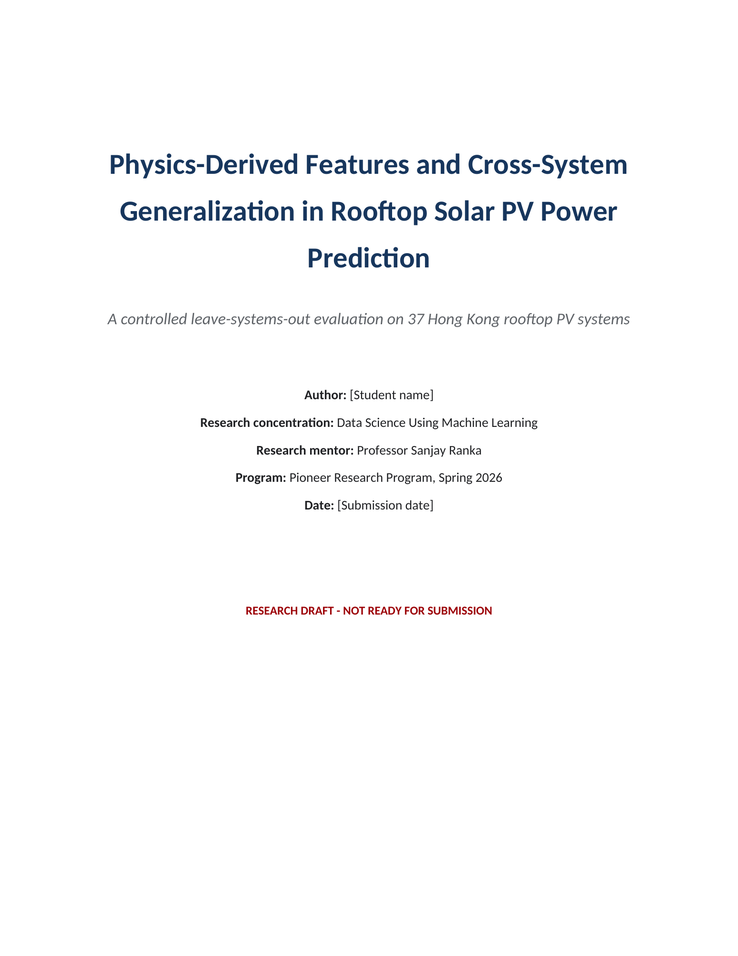
#> input picture tmp/rendered_paper/page-1.png, 738 x 956 px, shrunk from 1547 x 2002 before the run; its folder holds only this picture in this run
$ python make_contact_sheets.py
#> lines starting #> are read from the running program, lines starting #| are printed output that depends on the picture
from pathlib import Path
import sys
from PIL import Image, ImageDraw, ImageFont

src = Path(sys.argv[1]) if len(sys.argv) > 1 else Path("tmp/rendered_paper")
out = src / "contact_sheets"
out.mkdir(exist_ok=True)
font = ImageFont.truetype("/System/Library/Fonts/Supplemental/Arial Bold.ttf", 26)
pages = sorted(src.glob("page-*.png"), key=lambda p: int(p.stem.split("-")[-1]))

for i in range(0, len(pages), 2):
    group = pages[i:i+2]
    images = [Image.open(p).convert("RGB") for p in group]
#> images = 1 item
    width = sum(img.width for img in images) + 30 * (len(images) + 1)
#> width = 798
    height = max(img.height for img in images) + 80
#> height = 1036
    sheet = Image.new("RGB", (width, height), "#D9DDE3")
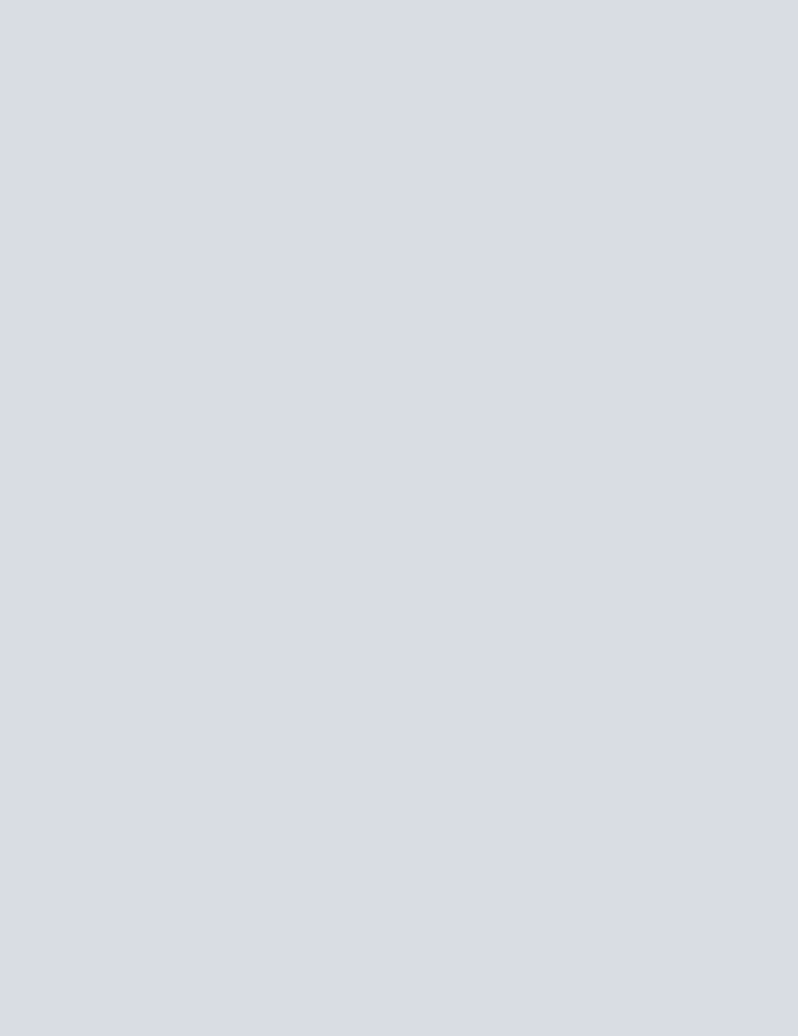
#> sheet: PIL image 798x1036 RGB; mean R, G, B 217, 221, 227
    draw = ImageDraw.Draw(sheet)
    x = 30
    for path, img in zip(group, images):
        draw.text((x, 12), path.stem.replace("-", " ").title(), font=font, fill="#202124")
        sheet.paste(img, (x, 60))
        x += img.width + 30
#> this loop made 1 pass
#> x on pass 1: 798
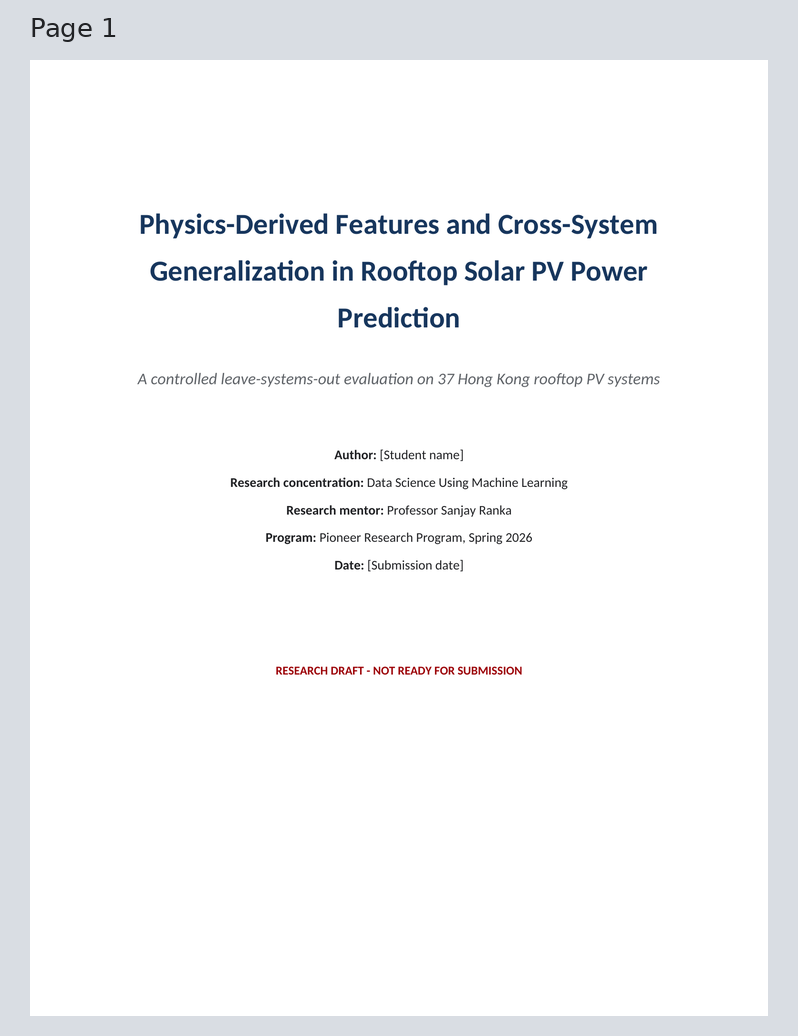
#> sheet: PIL image 798x1036 RGB; mean R, G, B 245.6, 246.4, 247.7
#> after the loop, x = 798
    sheet.save(out / f"pages_{i+1:02d}_{i+len(group):02d}.png")

$ run again, on tmp/rendered_paper/page-13.png
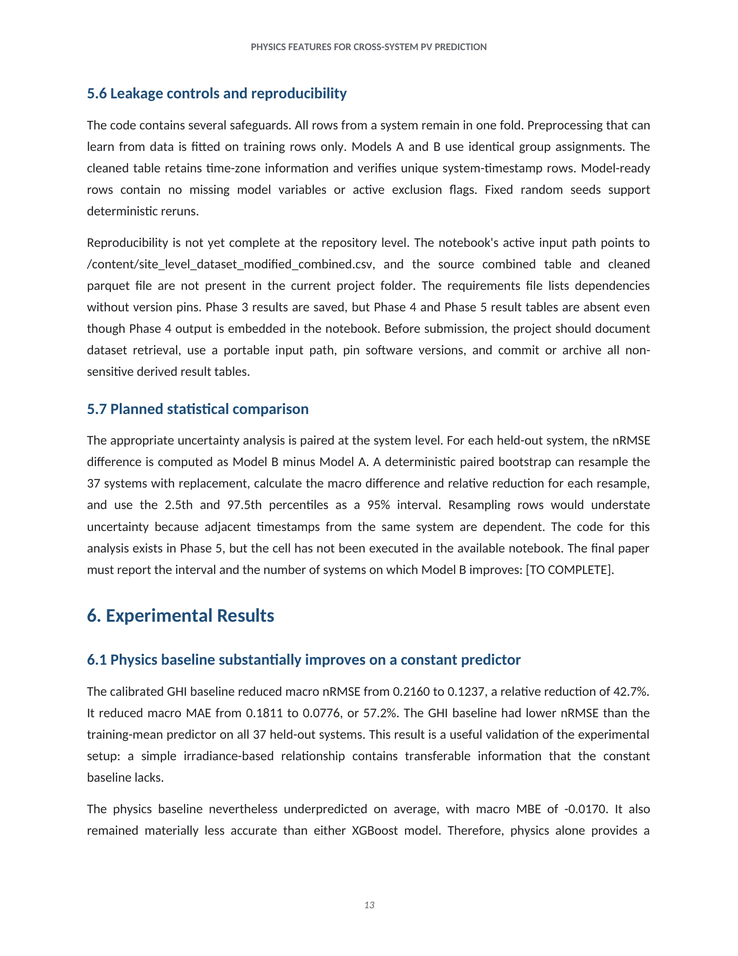
#> input picture tmp/rendered_paper/page-13.png, 738 x 956 px, shrunk from 1547 x 2002 before the run
#> images = 1 item
#> width = 798
#> height = 1036
#> the loop `for path, img in zip(group, images):` made 1 pass
#> x on pass 1: 798
#> after the loop `for path, img in zip(group, images):`:
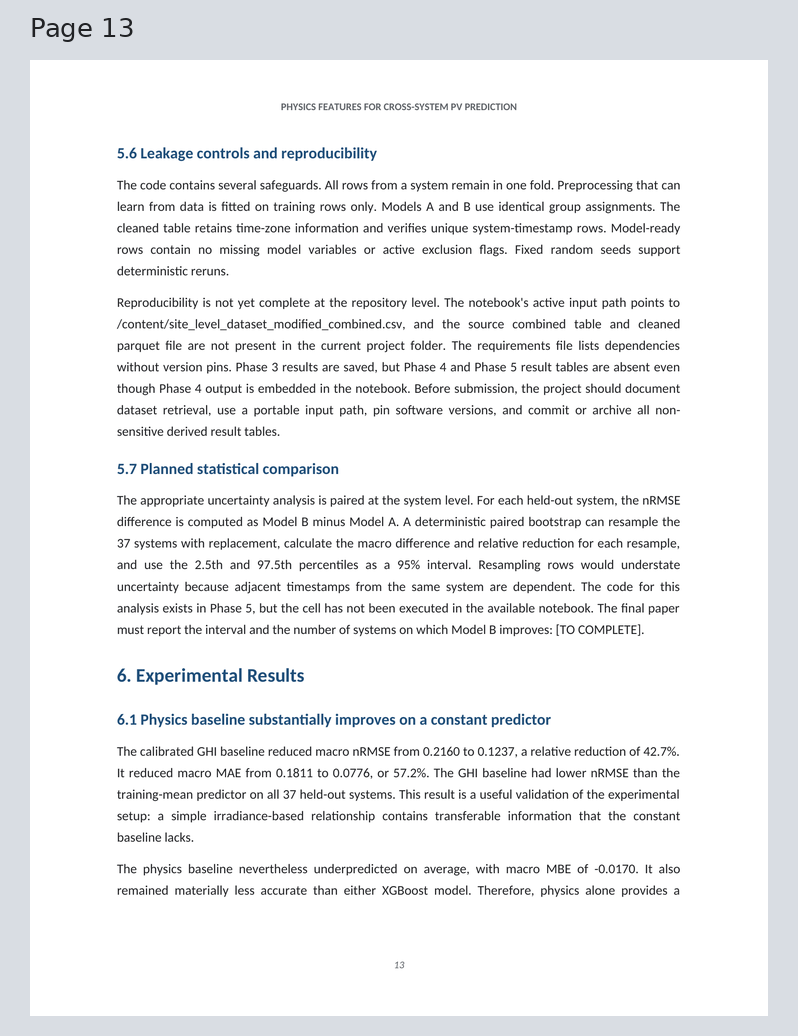
#> sheet: PIL image 798x1036 RGB; mean R, G, B 239.1, 240, 241.2
#> after the loop `for path, img in zip(group, images):`: x = 798

$ run again, on tmp/rendered_paper/page-14.png
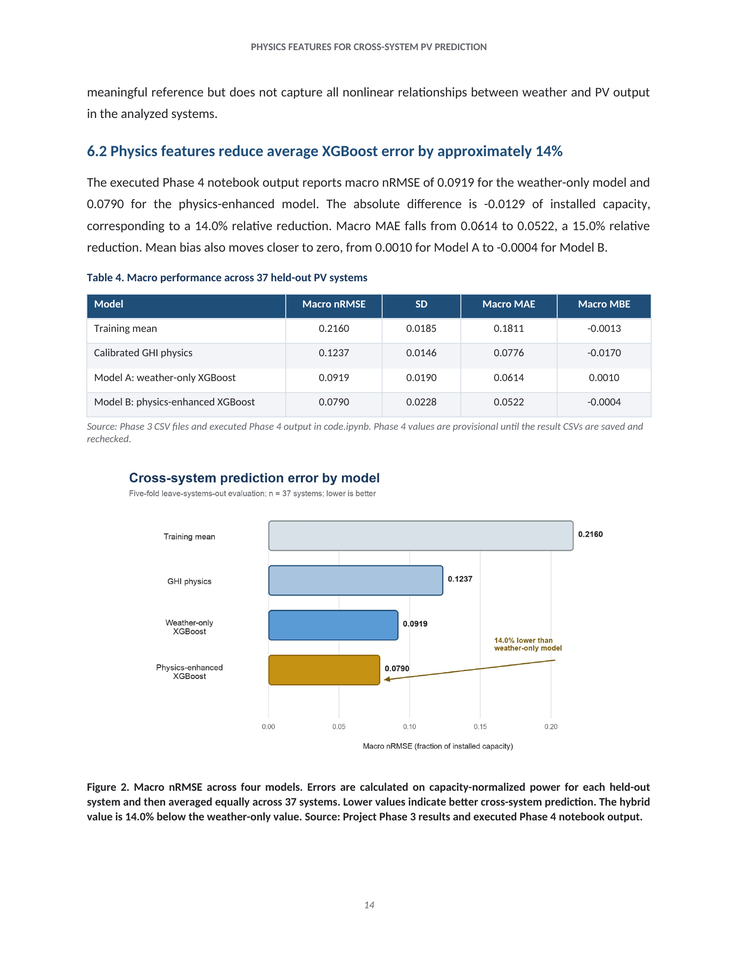
#> input picture tmp/rendered_paper/page-14.png, 738 x 956 px, shrunk from 1547 x 2002 before the run
#> images = 1 item
#> width = 798
#> height = 1036
#> the loop `for path, img in zip(group, images):` made 1 pass
#> x on pass 1: 798
#> after the loop `for path, img in zip(group, images):`:
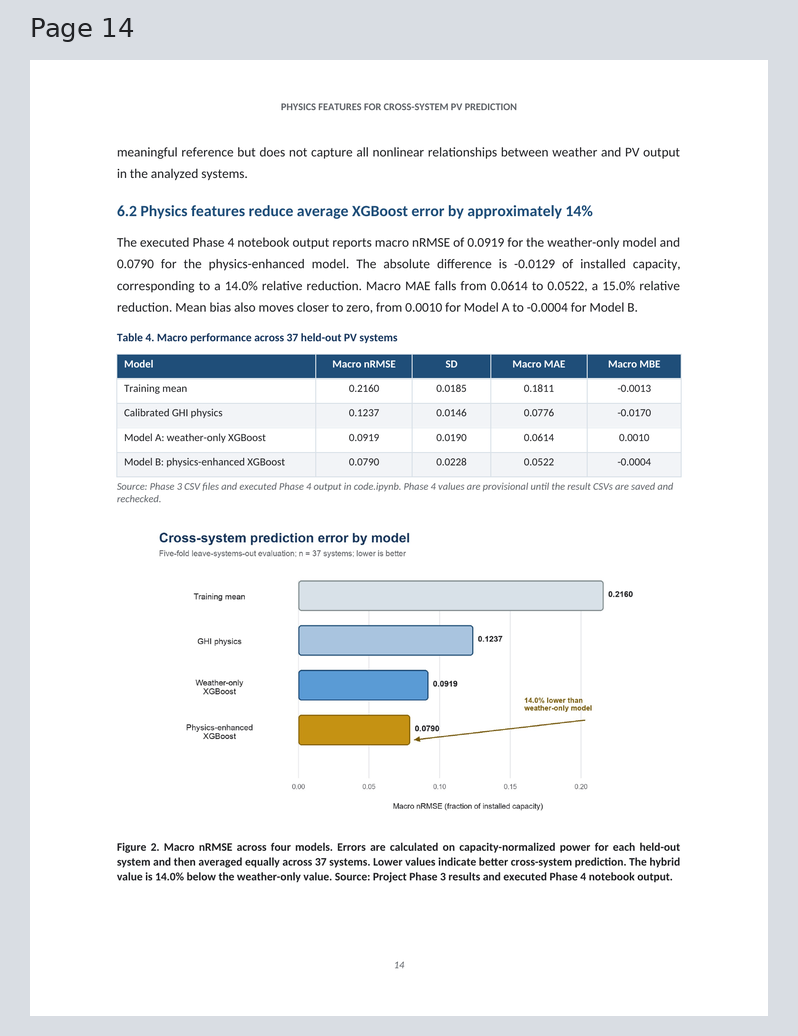
#> sheet: PIL image 798x1036 RGB; mean R, G, B 237.4, 239.3, 241.2
#> after the loop `for path, img in zip(group, images):`: x = 798

$ run again, on tmp/rendered_paper/page-15.png
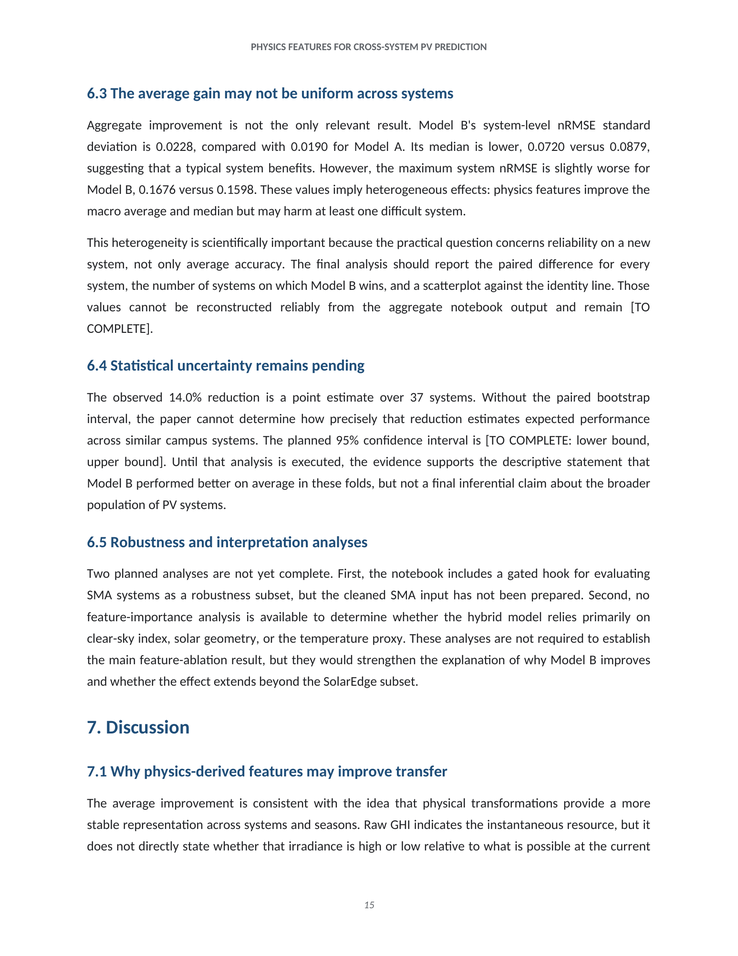
#> input picture tmp/rendered_paper/page-15.png, 738 x 956 px, shrunk from 1547 x 2002 before the run
#> images = 1 item
#> width = 798
#> height = 1036
#> the loop `for path, img in zip(group, images):` made 1 pass
#> x on pass 1: 798
#> after the loop `for path, img in zip(group, images):`:
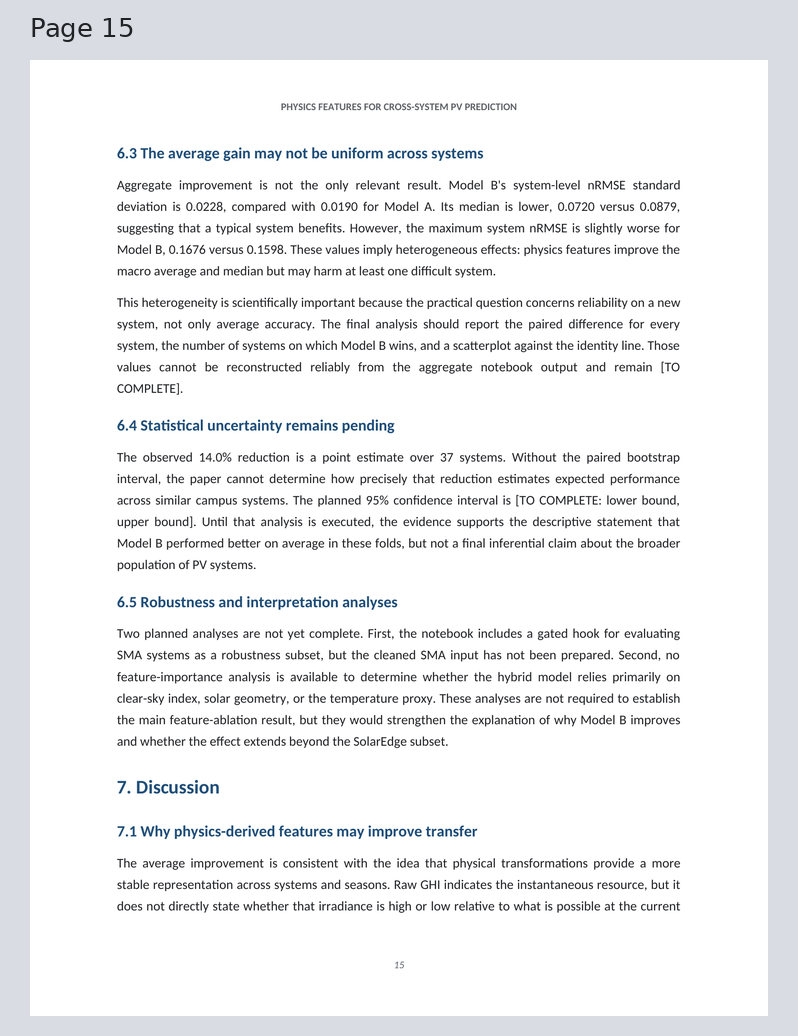
#> sheet: PIL image 798x1036 RGB; mean R, G, B 239.1, 240, 241.3
#> after the loop `for path, img in zip(group, images):`: x = 798

$ run again, on tmp/rendered_paper/page-10.png
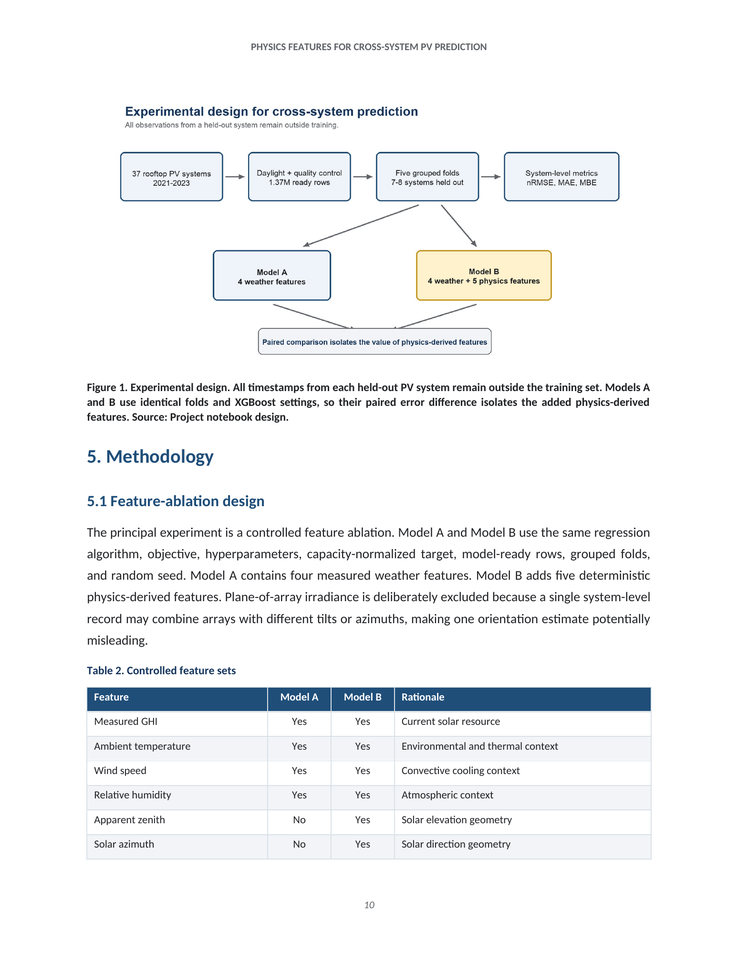
#> input picture tmp/rendered_paper/page-10.png, 738 x 956 px, shrunk from 1547 x 2002 before the run
#> images = 1 item
#> width = 798
#> height = 1036
#> the loop `for path, img in zip(group, images):` made 1 pass
#> x on pass 1: 798
#> after the loop `for path, img in zip(group, images):`:
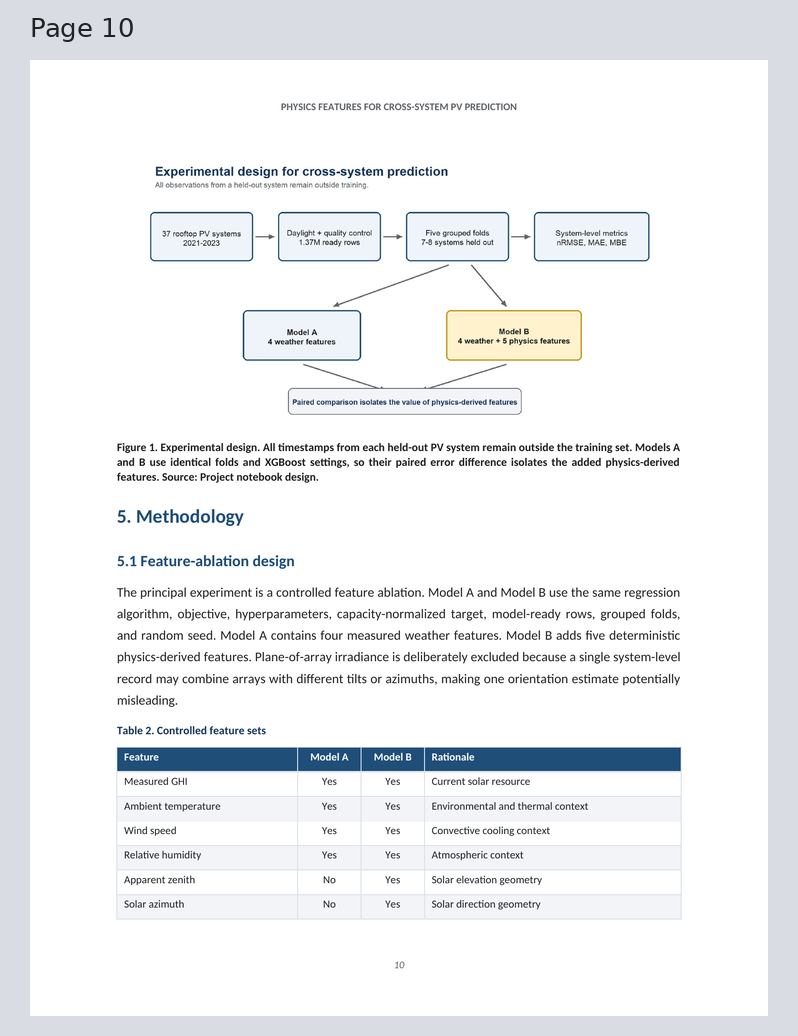
#> sheet: PIL image 798x1036 RGB; mean R, G, B 238.4, 240.1, 242
#> after the loop `for path, img in zip(group, images):`: x = 798
